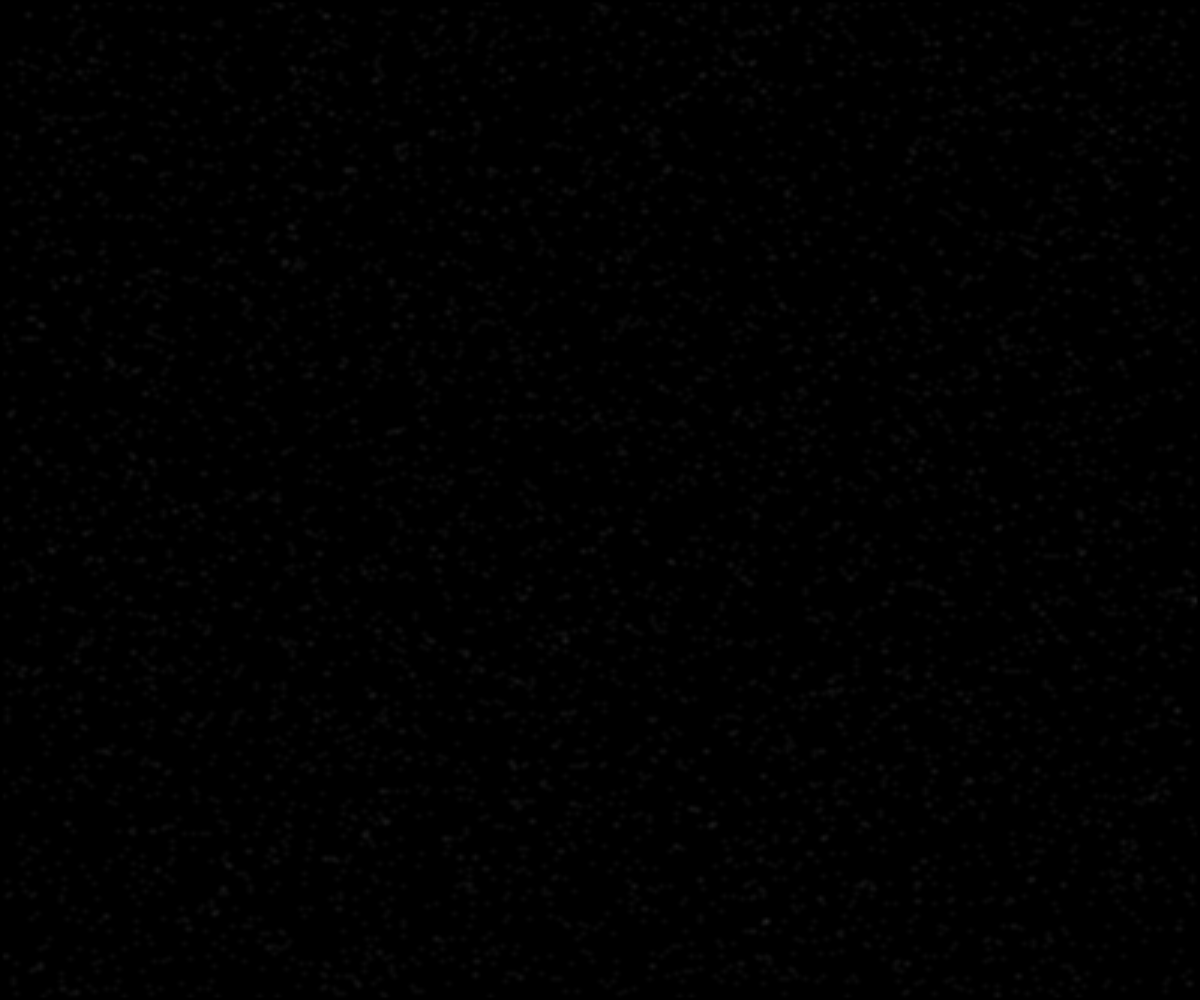
Frame 1 (no input)
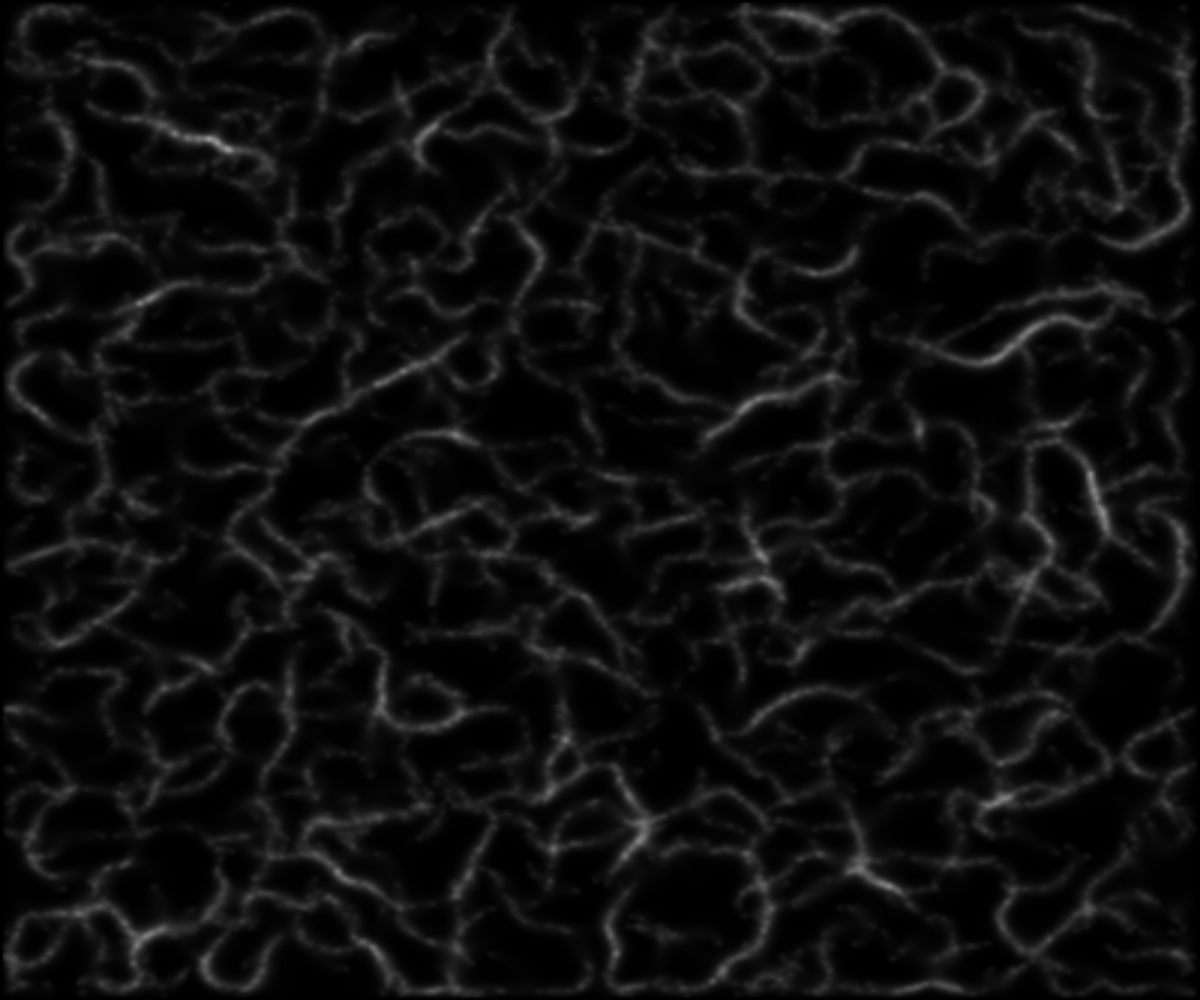
Frame 60 (no input)
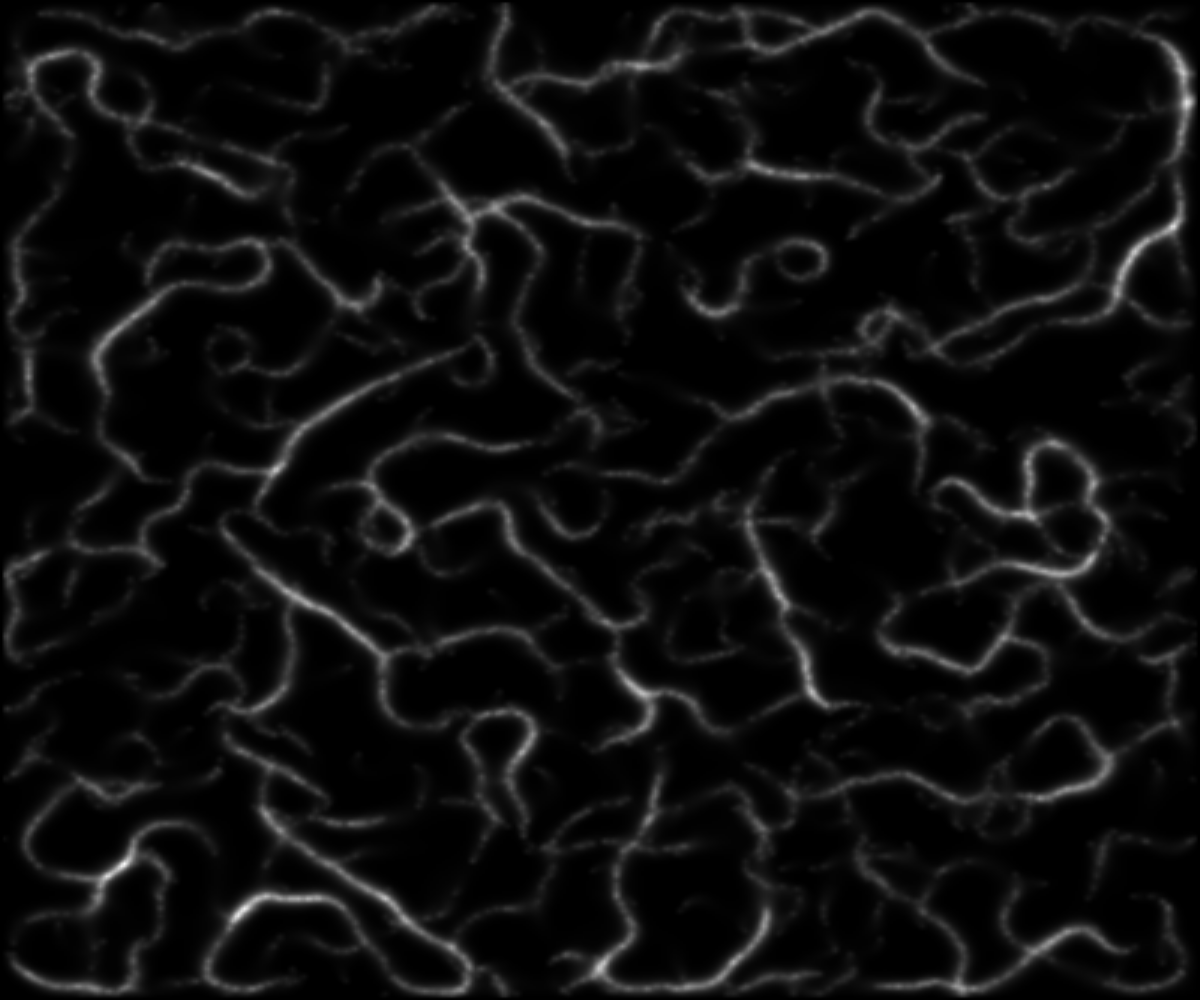
Frame 120 (the mouse pressed at the canvas centre since frame 60)

The p5.js sketch that drew these frames (run headless with seeded random() and noise() and a simulated clock; from frame 60 on, the mouse is pressed at the canvas centre):

// p5.js sketch
// ── sketch.js
// p5js version is based on https://johanneshoff.com/physarum/

const weight = [
  1 / 16, 1 / 8, 1 / 16,
  1 / 8, 1 / 4, 1 / 8,
  1 / 16, 1 / 8, 1 / 16,
];

let regenerate_next = true;

const agents = [];
let trail;

let gfx;
let W;
let H;

let settings;

function sim_step(agents, trail, mouseX, mouseY) {
  function index(x, y) {
    return x + y * W;
  }

  function step_sense_and_rotate() {
    for (let agent of agents) {
      function sense_relative_angle(theta) {
        return trail[index(
          Math.round(agent.x + Math.cos(agent.heading + theta) * settings.sensor_distance),
          Math.round(agent.y + Math.sin(agent.heading + theta) * settings.sensor_distance)
        )];
      }

      const sense_left = sense_relative_angle(settings.sensor_angle);
      const sense_middle = sense_relative_angle(0);
      const sense_right = sense_relative_angle(-settings.sensor_angle);

      const modified_turning = (settings.random_turning ? (Math.random() * 0.5 + 0.5) : 1) * settings.turning_speed;
      let option = -1;

      if (sense_middle > sense_left && sense_middle > sense_right) {
        // no change
        option = 0;
      } else if (sense_left > sense_right) {
        option = 1;
        agent.heading += modified_turning;
      } else if (sense_right > sense_left) {
        option = 2;
        agent.heading -= modified_turning;
      } else {
        option = 3;
        agent.heading += Math.round(Math.random() * 2 - 1) * settings.turning_speed;
      }
    }
  }

  function step_move() {
    for (let agent of agents) {
      agent.x += settings.speed * Math.cos(agent.heading);
      agent.y += settings.speed * Math.sin(agent.heading);
      if (settings.wrap_around) {
        agent.x = (agent.x + W) % W;
        agent.y = (agent.y + H) % H;
      }
    }
  }

  function step_deposit() {
    for (let agent of agents) {
      const x = Math.round(agent.x);
      const y = Math.round(agent.y);
      if (x <= 0 || y <= 0 || x >= W - 1 || y >= H - 1)
        continue;

      trail[index(x, y)] += settings.deposit_amount;
    }
  }

  function step_diffuse_and_decay() {
    let old_trail = Float32Array.from(trail);
    for (let y = 1; y < H - 1; ++y) {
      for (let x = 1; x < W - 1; ++x) {
        const diffused_value = (
          old_trail[index(x - 1, y - 1)] * weight[0] +
          old_trail[index(x, y - 1)] * weight[1] +
          old_trail[index(x + 1, y - 1)] * weight[2] +
          old_trail[index(x - 1, y)] * weight[3] +
          old_trail[index(x, y)] * weight[4] +
          old_trail[index(x + 1, y)] * weight[5] +
          old_trail[index(x - 1, y + 1)] * weight[6] +
          old_trail[index(x, y + 1)] * weight[7] +
          old_trail[index(x + 1, y + 1)] * weight[8]
        );

        trail[index(x, y)] = Math.min(1.0, diffused_value * settings.decay_factor);
      }
    }
  }

  step_sense_and_rotate();
  step_move();
  step_deposit();
  step_diffuse_and_decay();
  return trail;
}

function render(trail, agents) {
  gfx.loadPixels();
  const max_brightness = settings.highlight_agents ? 50 : 255;
  let i = 0;
  for (let y = 0; y < W; ++y) {
    for (let x = 0; x < H; ++x) {
      const value = trail[i];
      const brightness = Math.floor(value * max_brightness);

      let colorshift = { r: 0, g: 0, b: 0 };
      gfx.pixels[i * 4 + 0] = brightness + colorshift.r;
      gfx.pixels[i * 4 + 1] = brightness + colorshift.g;
      gfx.pixels[i * 4 + 2] = brightness + colorshift.b;
      gfx.pixels[i * 4 + 3] = 255;
      i++;
    }
  }

  if (settings.highlight_agents) {
    for (let agent of agents) {
      let color = [0, 0, 0];
      switch (agent.last_option) {
        case 0: color = [150, 50, 50]; break; // straight
        case 1: color = [50, 150, 50]; break; // right
        case 2: color = [50, 50, 150]; break; // left
        case 3: color = [255, 255, 255]; break; // indecisive
      }
      gfx.pixels[(Math.floor(agent.x) + Math.floor(agent.y) * W) * 4 + 0] = color[0];
      gfx.pixels[(Math.floor(agent.x) + Math.floor(agent.y) * W) * 4 + 1] = color[1];
      gfx.pixels[(Math.floor(agent.x) + Math.floor(agent.y) * W) * 4 + 2] = color[2];
    }
  }
  gfx.updatePixels();
}

function regenerate() {
  agents.splice(0, agents.length); // empty list

  // if (settings.start_in_circle) {
  //   const radius = Math.min(W, H) * 0.3;
  //   for (let i = 0; i < settings.num_agents; ++i) {
  //     const t = 2 * Math.PI * i / settings.num_agents;
  //     agents.push({
  //       x: Math.cos(t) * radius + W / 2,
  //       y: Math.sin(t) * radius + H / 2,
  //       heading: t - Math.PI / 2,
  //     });
  //   }
  // } else {
  for (let i = 0; i < settings.num_agents; ++i) {
    agents.push({
      x: Math.random() * W,
      y: Math.random() * H,
      heading: Math.random() * 2 * Math.PI, // radians
    });
  }
  // }
  regenerate_next = false;
}

function reset() {
  trail = new Float32Array(W * H);
  regenerate();
}

function setup() {
  W = 400;
  H = 400;

  settings = {
    sensor_distance: 3,
    sensor_angle: radians(10), // radians
    turning_speed: radians(10), // radians
    speed: 1,
    decay_factor: 0.9,
    deposit_amount: 0.2,
    num_agents: 5000,
    start_in_circle: false, // otherwise start randomly
    highlight_agents: false,
    random_turning: false, // randomly turn within the limits of turning_speed
    wrap_around: true,
  }

  createCanvas(windowWidth, windowHeight);
  trail = new Float32Array(W * H);
  gfx = createGraphics(W, H);
  gfx.pixelDensity(1);
}

function draw() {
  if (regenerate_next) {
    regenerate();
  }
  trail = sim_step(agents, trail, mouseX, mouseY);
  render(trail, agents);

  image(gfx, 0, 0, width, height);
}
